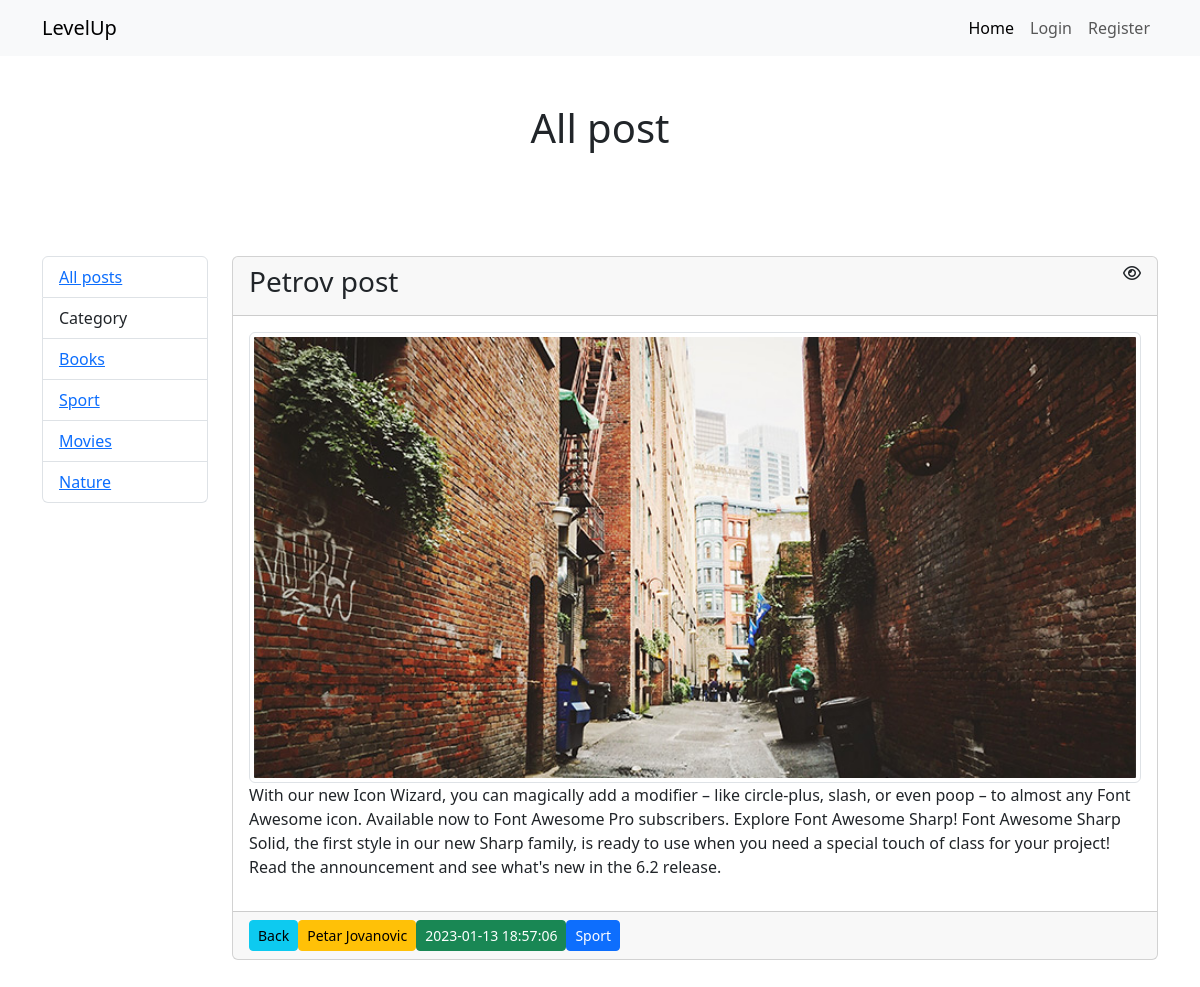
Page /single_post.php?id=5 (signed in) on the committed database.
### tables this page shows
CREATE TABLE `category` (
  `id` int(11) NOT NULL,
  `category` varchar(50) NOT NULL
);

CREATE TABLE `posts` (
  `id` int(11) NOT NULL,
  `title` varchar(255) NOT NULL,
  `text` text NOT NULL,
  `image` varchar(50) NOT NULL,
  `category_id` int(11) NOT NULL,
  `user_id` int(11) NOT NULL,
  `created_at` timestamp NOT NULL DEFAULT current_timestamp(),
  `update_at` timestamp NULL DEFAULT NULL,
  `public` int(11) NOT NULL DEFAULT 1
);

CREATE TABLE `users` (
  `id` int(11) NOT NULL,
  `first_name` varchar(50) NOT NULL,
  `last_name` varchar(50) NOT NULL,
  `email` varchar(60) NOT NULL,
  `password` varchar(60) NOT NULL,
  `gender` varchar(10) NOT NULL,
  `role` varchar(10) NOT NULL,
  `created_at` timestamp NOT NULL DEFAULT current_timestamp(),
  `update_at` timestamp NULL DEFAULT NULL
);

### single_post.php (called while the page is built, shortened)
<?php
require "core/init.php";
if (isset($_GET["id"])) {
    $post = $Post->getPost($_GET["id"]);
} else {
    redirect(BASE_URL . "index.php");
}
$all_category = $Post->getCategory();
require "views/single_post.view.php";

### core/Post.php (called while the page is built, shortened)
<?php
class Post extends Connection
{
    public function getCategory()
    {
        $sql = "SELECT * FROM category";
        $query = $this->db->prepare($sql);
        $query->execute();
        return $query->fetchAll(PDO::FETCH_OBJ);
    }
    public function getPost($id)
    {
        $sql = "SELECT p.*, u.first_name, u.last_name, c.category
                FROM posts p
                JOIN users u ON u.id = p.user_id
                JOIN category c ON c.id = p.category_id
                WHERE p.id = :id";
        $query = $this->db->prepare($sql);
        $query->execute(["id" => $id]);
        return $query->fetch(PDO::FETCH_OBJ);
    }
}
$Post = new Post(config);

### core/Connection.php (called while the page is built, shortened)
<?php
class Connection
{
    public function __construct($config)
    {
        try {
            $this->db = new PDO("mysql:host=" . $config["host"] . ";dbname=" . $config["database"], $config["user"], $config["password"]);
        } catch (PDOException $err) {
            die($err->getMessage());
        }
    }
}

### views/single_post.view.php (the view, shortened to what this page needs)
<?php require "includes/top.php" ?>
<?php require "includes/navbar.php" ?>
<div class="container">
    <h1 class="text-center py-5">All post</h1>
    <div class="row py-5">
        <div class="col-md-2">
            <?php require "includes/sidebar.php" ?>
        </div>
        <div class="col-md-10">
            <div class="card mb-3">
                <div class="card-header d-flex justify-content-between">
                    <h3><?php echo $post->title ?></h3>
                    <?php echo $post->public ? '<i class="fa-regular fa-eye"></i>' : '<i class="fa-regular fa-eye-slash"></i>' ?>
                </div>
                <div class="card-body">
                    <img class="img-thumbnail w-100" src="<?php echo UPLOAD_DIR . $post->image ?>"
                         alt="">
                    <p><?php echo $post->text ?></p>
                </div>
                <div class="card-footer d-flex align-items-center">
                    <a href="index.php#<?php echo $post->id ?>" class="btn btn-sm btn-info">Back</a>
                    <p class="btn btn-sm btn-warning m-0"><?php echo $post->first_name . " " . $post->last_name ?></p>
                    <p class="btn btn-sm btn-success m-0"><?php echo $post->created_at ?></p>
                    <p class="btn btn-sm btn-primary m-0"><?php echo $post->category ?></p>
                </div>
            </div>
        </div>
    </div>
</div>
<?php require "includes/bottom.php" ?>

### views/includes/sidebar.php
<ul class="list-group">
    <li class="list-group-item"><a href="index.php">All posts</a></li>
    <li class="list-group-item">Category</li>
    <?php foreach ($all_category as $cat) : ?>
        <li class="list-group-item"><a href="user/add_post.php"><?php echo $cat->category ?></a></li>
    <?php endforeach; ?>
</ul>

### rows in the picture
category: category "Books"
category: category "Sport"
category: category "Movies"
category: category "Nature"
posts: title "Petrov post", image (picture), text "With our new Icon Wizard, you can magically add a modifier – like circle-plus, slash, or even poop – to almost any Font Awesome icon. Available now to Font Awesome Pro subscribers. Explore Font Awesome Sharp! Font Awesome Sharp Solid, the first style in our new Sharp family, is ready to use when you need a special touch of class for your project! Read the announcement and see what's new in the 6.2 release.", user.first_name "Petar", user.last_name "Jovanovic", created_at "2023-01-13 18:57:06", category.category "Sport"
